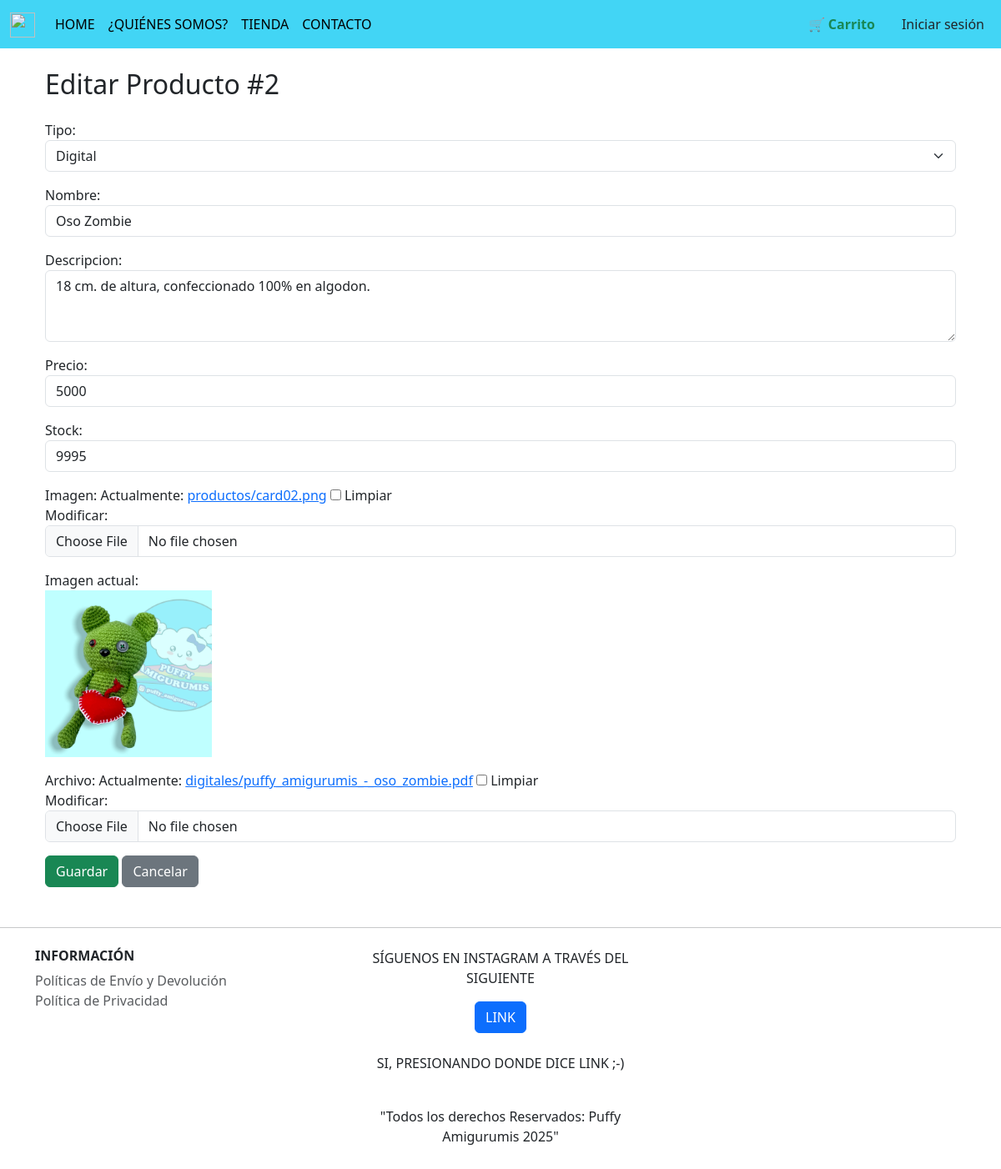
The app's page /panel/editar/2/ with its own data.
### market/models.py (models this page shows, shortened)
class Producto(models.Model):
    TIPO_CHOICES = [
        ('fisico', 'Físico'),
        ('digital', 'Digital'),
    ]
    id = models.AutoField(primary_key=True)
    nombre = models.CharField(max_length=100)
    descripcion = models.TextField()
    precio = models.DecimalField(max_digits=10, decimal_places=2)
    stock = models.IntegerField()
    imagen = models.ImageField(upload_to='productos/', blank=True, null=True)
    tipo = models.CharField(max_length=10, choices=TIPO_CHOICES, default='fisico')
    archivo = models.FileField(upload_to='digitales/', blank=True, null=True)

### market/views.py (the view)
# urls.py: path('panel/editar/<int:id>/', views.editar, name='editar'),
def editar(request, id):
    producto = get_object_or_404(Producto, pk=id)
    if request.method == 'POST':
        formulario = ProductoForm(request.POST, request.FILES, instance=producto)
        if formulario.is_valid():
            formulario.save()
            return redirect('market')
    else:
        formulario = ProductoForm(instance=producto)
    return render(request, 'market/form.html', {'formulario': formulario})

### market/cart.py (called while the page is built)
    def total_items(self):
        return sum(item['cantidad'] for item in self.cart.values())

### market/context_processors.py (called while the page is built)
def carrito_total(request):
    cart = Cart(request)
    for item in cart.cart.values():
        try:
            item['subtotal'] = float(item['precio']) * int(item['cantidad'])
        except (ValueError, TypeError):
            item['subtotal'] = 0
    return {
        'carro': cart.cart,
        'carrito_total': cart.total_items()
    }

### market/templates/market/form.html (shortened to what this page needs)
{% extends "base.html" %}
{% block contenido %}
<div class="container mt-4">
    <h2 class="mb-4">
        {% if formulario.instance.pk %}
            Editar Producto #{{ formulario.instance.pk }}
        {% else %}
            Nuevo Producto
        {% endif %}
    </h2>
    <form method="POST" enctype="multipart/form-data">
        <div class="mb-3">
            {{ formulario.tipo.label_tag }}
            {{ formulario.tipo }}
        </div>
        <div class="mb-3">
            {{ formulario.nombre.label_tag }}
            {{ formulario.nombre }}
        </div>
        <div class="mb-3">
            {{ formulario.descripcion.label_tag }}
            {{ formulario.descripcion }}
        </div>
        <div class="mb-3">
            {{ formulario.precio.label_tag }}
            {{ formulario.precio }}
        </div>
        <div class="mb-3">
            {{ formulario.stock.label_tag }}
            {{ formulario.stock }}
        </div>
        <div class="mb-3">
            {{ formulario.imagen.label_tag }}
            {{ formulario.imagen }}
        </div>
        {% if formulario.instance.imagen %}
            <div class="mb-3">
                <label>Imagen actual:</label><br>
                <img src="{{ formulario.instance.imagen.url }}" alt="Imagen del producto" width="200">
            </div>
        {% endif %}
        <div class="mb-3" id="archivo-digital" style="display: none;">
            {{ formulario.archivo.label_tag }}
            {{ formulario.archivo }}
        </div>
        <button type="submit" class="btn btn-success">Guardar</button>
        <a href="{% url 'market' %}" class="btn btn-secondary">Cancelar</a>
    </form>
</div>
{% endblock %}

### records on screen
Producto: instance.pk "2", tipo "Digital", nombre "Oso Zombie", descripcion "18 cm. de altura, confeccionado 100% en algodon.", precio "5000", stock "9995", instance.imagen (picture)
